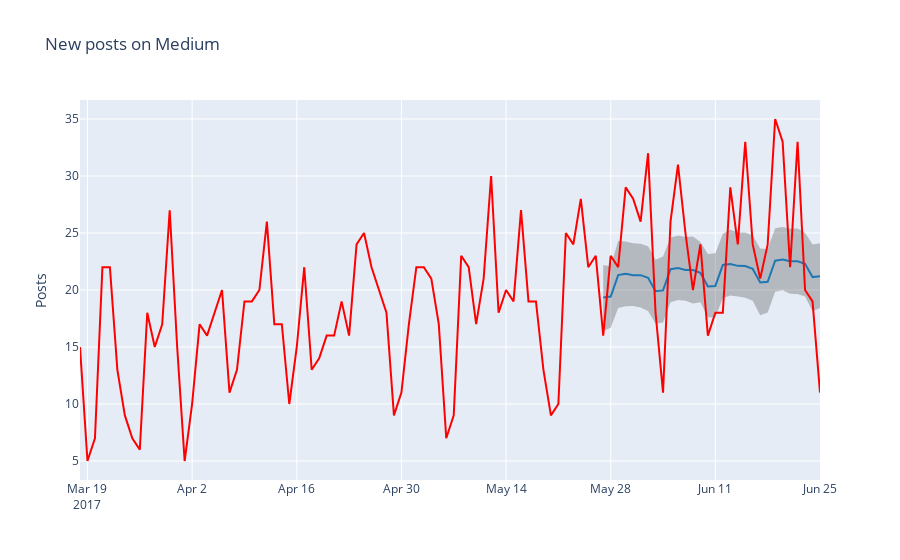

The notebook cell this image was saved under:
### Code cell
def show_forecast(cmp_df, num_predictions, num_values, title):
    
    def create_go(name, column, num, **kwargs):
        points = cmp_df.tail(num)
        args = dict(name=name, x=points.index, y=points[column], mode='lines')
        args.update(kwargs)
        return go.Scatter(**args)
    
    lower_bound = create_go('Lower Bound', 'yhat_lower', num_predictions,
                            line=dict(width=0),
                            marker=dict(color="gray"))
    upper_bound = create_go('Upper Bound', 'yhat_upper', num_predictions,
                            line=dict(width=0),
                            marker=dict(color="gray"),
                            fillcolor='rgba(68, 68, 68, 0.3)', 
                            fill='tonexty')
    forecast = create_go('Forecast', 'yhat', num_predictions,
                         line=dict(color='rgb(31, 119, 180)'))
    actual = create_go('Actual', 'y', num_values,
                       marker=dict(color="red"))
    
    # In this case the order of the series is important because of the filling
    data = [lower_bound, upper_bound, forecast, actual]

    layout = go.Layout(yaxis=dict(title='Posts'), title=title, showlegend = False)
    fig = go.Figure(data=data, layout=layout)
    iplot(fig, show_link=False)

show_forecast(cmp_df, prediction_size, 100, 'New posts on Medium')
